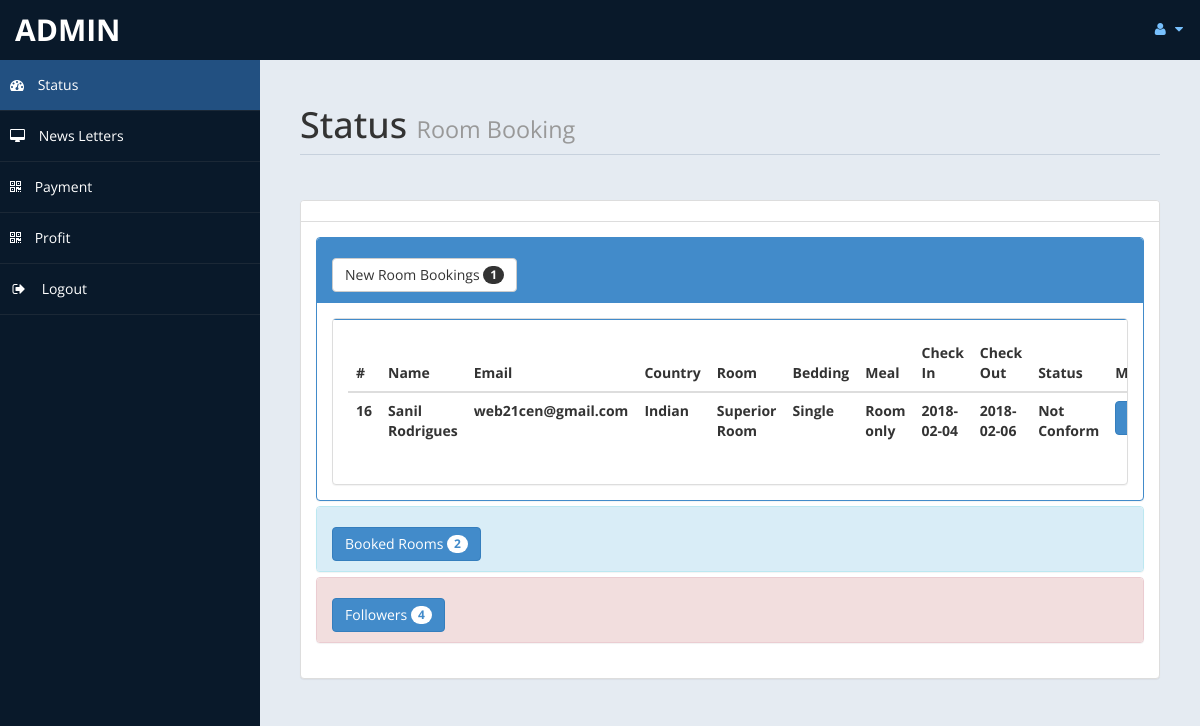
The page /admin/home.php (signed in) on the database its author committed.
### tables this page shows
CREATE TABLE IF NOT EXISTS `roombook` (
  `id` int(10) unsigned NOT NULL AUTO_INCREMENT,
  `Email` varchar(50) DEFAULT NULL,
  `TRoom` varchar(20) DEFAULT NULL,
  `Bed` varchar(10) DEFAULT NULL,
  `NRoom` varchar(2) DEFAULT NULL,
  `Meal` varchar(15) DEFAULT NULL,
  `cin` date DEFAULT NULL,
  `cout` date DEFAULT NULL,
  `stat` varchar(15) DEFAULT NULL,
  `nodays` int(11) DEFAULT NULL,
  PRIMARY KEY (`id`)
);

CREATE TABLE IF NOT EXISTS `user` (
  `id` int(100) NOT NULL AUTO_INCREMENT,
  `uname` varchar(20) NOT NULL,
  `password` varchar(20) NOT NULL,
  `name` varchar(50) NOT NULL,
  `email` varchar(50) NOT NULL,
  `phone_no` varchar(11) NOT NULL,
  `nationality` varchar(50) NOT NULL,
  `pass_country` varchar(60) NOT NULL,
  PRIMARY KEY (`id`)
);

### admin/home.php (the view, shortened to what this page needs)
<!DOCTYPE html>
<html xmlns="http://www.w3.org/1999/xhtml">
<head>
    <link href="assets/css/bootstrap.css" rel="stylesheet" />
    <link href="assets/css/font-awesome.css" rel="stylesheet" />
    <link href="assets/js/morris/morris-0.4.3.min.css" rel="stylesheet" />
    <link href="assets/css/custom-styles.css" rel="stylesheet" />
</head>
<body>
    <div id="wrapper">
        <nav class="navbar navbar-default top-navbar" role="navigation">
            <div class="navbar-header">
                <a class="navbar-brand" href="home.php"> <?php echo $_SESSION["admin"]; ?> </a>
            </div>
            <ul class="nav navbar-top-links navbar-right">
                <li class="dropdown">
                    <a class="dropdown-toggle" data-toggle="dropdown" href="#" aria-expanded="false">
                        <i class="fa fa-user fa-fw"></i> <i class="fa fa-caret-down"></i>
                    </a>
                </li>
            </ul>
        </nav>
        <nav class="navbar-default navbar-side" role="navigation">
            <div class="sidebar-collapse">
                <ul class="nav" id="main-menu">
                    <li>
                        <a class="active-menu" href="home.php"><i class="fa fa-dashboard"></i> Status</a>
                    </li>
                    <li>
                        <a href="messages.php"><i class="fa fa-desktop"></i> News Letters</a>
                    </li>
                    <li>
                        <a href="payment.php"><i class="fa fa-qrcode"></i> Payment</a>
                    </li>
                    <li>
                        <a  href="profit.php"><i class="fa fa-qrcode"></i> Profit</a>
                    </li>
                    <li>
                        <a href="logout.php"><i class="fa fa-sign-out fa-fw"></i> Logout</a>
                    </li>
					</ul>
            </div>
        </nav>
        <div id="page-wrapper">
            <div id="page-inner">
                <div class="row">
                    <div class="col-md-12">
                        <h1 class="page-header">
                            Status <small>Room Booking </small>
                        </h1>
                    </div>
                </div>
				<?php
						include ('db.php');
						$sql = "select * from roombook";
						$re = mysqli_query($con,$sql);
						$c =0;
						while($row=mysqli_fetch_array($re) )
						{
								$new = $row['stat'];
								if($new=="Not Conform")
								{
									$c = $c + 1;
								}
						}
				?>
					<div class="row">
                <div class="col-md-12">
                    <div class="panel panel-default">
                        <div class="panel-heading">
                        </div>
                        <div class="panel-body">
                            <div class="panel-group" id="accordion">
							<div class="panel panel-primary">
                                    <div class="panel-heading">
                                        <h4 class="panel-title">
                                            <a data-toggle="collapse" data-parent="#accordion" href="#collapseTwo">
											<button class="btn btn-default" type="button">
												 New Room Bookings  <span class="badge"><?php echo $c ; ?></span>
											</button>
											</a>
                                        </h4>
                                    </div>
                                    <div id="collapseTwo" class="panel-collapse in" style="height: auto;">
                                        <div class="panel-body">
                                           <div class="panel panel-default">
                        <div class="panel-body">
                            <div class="table-responsive">
                                <table class="table">
                                    <thead>
                                        <tr>
                                            <th>#</th>
                                            <th>Name</th>
                                            <th>Email</th>
                                            <th>Country</th>
											<th>Room</th>
											<th>Bedding</th>
											<th>Meal</th>
											<th>Check In</th>
											<th>Check Out</th>
											<th>Status</th>
											<th>More</th>
                                        </tr>
                                    </thead>
                                    <tbody>
									<?php
									$sql = "SELECT * FROM user";
									$result= mysqli_query($con,$sql);
									while($row = mysqli_fetch_array($result)){
									$em = $row['email'];
									$name = $row['name'];
									$nationality = $row['nationality'];
									$tsql = "select * from roombook WHERE Email = '".$em."'";
									$tre = mysqli_query($con,$tsql);
									while($trow=mysqli_fetch_array($tre) )
									{
										$co =$trow['stat'];
										if($co=="Not Conform")
										{
											echo"<tr>
												<th>".$trow['id']."</th>
												<th>".$name."</th>
												<th>".$em."</th>
												<th>".$nationality."</th>
												<th>".$trow['TRoom']."</th>
												<th>".$trow['Bed']."</th>
												<th>".$trow['Meal']."</th>
												<th>".$trow['cin']."</th>
												<th>".$trow['cout']."</th>
												<th>".$trow['stat']."</th>
												<th><a href='roombook.php?rid=".$trow['id']." ' class='btn btn-primary'>Action</a></th>
												</tr>";
										}
									}
									}
									?>
                                    </tbody>
                                </table>
                            </div>
                        </div>
                    </div>
                                        </div>
                                    </div>
                                </div>
								<?php
								$rsql = "SELECT * FROM `roombook`";
								$rre = mysqli_query($con,$rsql);
								$r =0;
								while($row=mysqli_fetch_array($rre) )
								{
										$br = $row['stat'];
										if($br=="Conform")
										{
											$r = $r + 1;
										}
								}
								?>
                                <div class="panel panel-info">
                                    <div class="panel-heading">
                                        <h4 class="panel-title">
                                            <a data-toggle="collapse" data-parent="#accordion" href="#collapseOne" class="collapsed">
											<button class="btn btn-primary" type="button">
												 Booked Rooms  <span class="badge"><?php echo $r ; ?></span>
											</button>
											</a>
                                        </h4>
                                    </div>
                                </div>
                                <?php
								$fsql = "SELECT * FROM `contact`";
								$fre = mysqli_query($con,$fsql);
								$f =0;
								while($row=mysqli_fetch_array($fre) )
								{
										$f = $f + 1;
								}
								?>
                                <div class="panel panel-danger">
                                    <div class="panel-heading">
                                        <h4 class="panel-title">
                                            <a data-toggle="collapse" data-parent="#accordion" href="#collapseThree" class="collapsed">
											<button class="btn btn-primary" type="button">
												 Followers  <span class="badge"><?php echo $f ; ?></span>
											</button>
											</a>
                                        </h4>
                                    </div>
                                    </div>
                                </div>
                            </div>
                        </div>
                    </div>
                </div>
            </div>
            </div>
        </div>
</body>
</html>

### admin/assets/css/custom-styles.css (style rules this page uses)
body { font-family: 'Open Sans', sans-serif; }
#wrapper { width: 100%; background:#09192A; }
#page-wrapper { padding: 15px 15px; min-height: 600px; background:#E5EBF2; }
#page-inner { width:100%; margin:10px 20px 10px 0px; background-color:transparent; padding:10px; min-height:1200px; }
h1, .h1, h2, .h2, h3, .h3 { margin-top: 7px; margin-bottom: -5px; }
h4 { padding-top:10px; }
.page-header { padding-bottom: 9px; margin: 10px 0 45px; border-bottom: 1px solid #C7D1DD; }
.panel-default > .panel-heading { color: #000; background-color: #FFFFFF; border-color: #ddd; font-weight:bold; }
.top-navbar { margin:0px; }
.top-navbar .navbar-brand { color: #fff; width: 260px; text-align: left; height: 60px; font-size: 30px; font-weight: 700; text-transform: uppercase; line-height: 30px; }
.top-navbar .nav > li { position: relative; display: inline-block; }
.top-navbar .nav > li > a { position: relative; display: block; padding: 19px 15px; color: #77C0FD; }
.active-menu { background-color:#225081!important; }
.sidebar-collapse , .sidebar-collapse .nav { background:none; }
.sidebar-collapse .nav { padding:0; }
.sidebar-collapse .nav > li > a { color:#fff; background:transparent; text-shadow:none; }
.sidebar-collapse > .nav > li > a { padding:15px 10px; }
.sidebar-collapse > .nav > li { border-bottom: 1px solid rgba(107, 108, 109, 0.19); }
.navbar-side { border:none; background-color: transparent; }
.top-navbar { background:#09192A; border-bottom:none; }
.top-navbar .nav > li > a > i { margin-right: 2px; }
.navbar-default { border:0px solid black; }
.navbar-header { background: #09192A; }
.nav > li > a > i { margin-right:10px; }
@media (min-width:768px) { #page-wrapper { margin: 0 0 0 260px; padding: 15px 30px; min-height: 1200px; } }
@media (min-width:768px) { .navbar-side { z-index: 1; position: absolute; width: 260px; } }
@media (min-width:768px) { .navbar { border-radius: 0px; } }

### rows shown on the page
user: name "Sanil Rodrigues", email "web21cen@gmail.com", nationality "Indian"
roombook: id "16", TRoom "Superior Room", Bed "Single", Meal "Room only", cin "2018-02-04", cout "2018-02-06", stat "Not Conform"

### other values the page prints
$_SESSION["admin"] "ADMIN"
$c "1"
$r "2"
$f "4"
